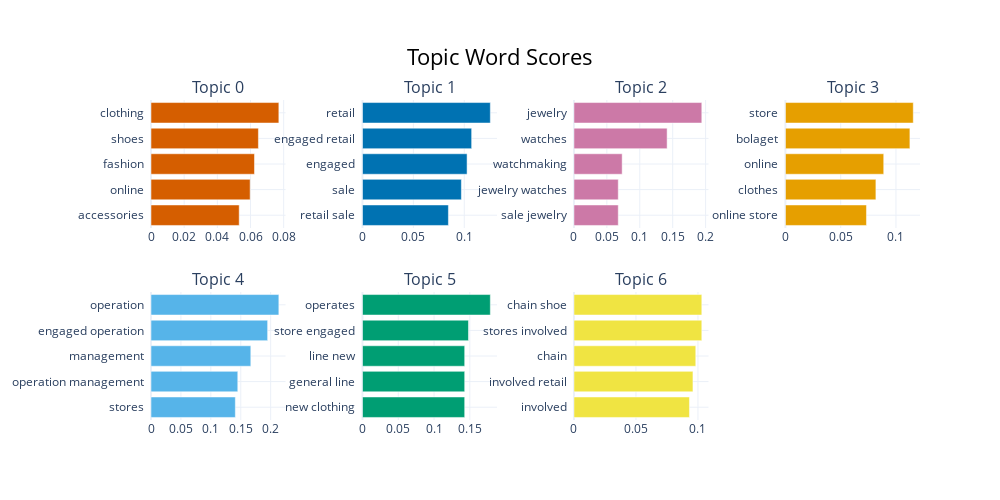

Write notebook code for a chart like this one.
### Code cell
topic_model.visualize_barchart(top_n_topics=10)

### Figure 1 — Plotly figure (JSON) as saved in the notebook; plotly's stock layout.template omitted (floating-point values rounded to 4 significant figures)
{"data": [{"marker": {"color": "#D55E00"}, "orientation": "h", "type": "bar", "x": [0.05318, 0.05978, 0.06239, 0.06476, 0.07708], "xaxis": "x", "y": ["accessories  ", "online  ", "fashion  ", "shoes  ", "clothing  "], "yaxis": "y"}, {"marker": {"color": "#0072B2"}, "orientation": "h", "type": "bar", "x": [0.08442, 0.09717, 0.1028, 0.1073, 0.1256], "xaxis": "x2", "y": ["retail sale  ", "sale  ", "engaged  ", "engaged retail  ", "retail  "], "yaxis": "y2"}, {"marker": {"color": "#CC79A7"}, "orientation": "h", "type": "bar", "x": [0.06731, 0.06731, 0.07322, 0.1415, 0.1942], "xaxis": "x3", "y": ["sale jewelry  ", "jewelry watches  ", "watchmaking  ", "watches  ", "jewelry  "], "yaxis": "y3"}, {"marker": {"color": "#E69F00"}, "orientation": "h", "type": "bar", "x": [0.07331, 0.08184, 0.08892, 0.1126, 0.1157], "xaxis": "x4", "y": ["online store  ", "clothes  ", "online  ", "bolaget  ", "store  "], "yaxis": "y4"}, {"marker": {"color": "#56B4E9"}, "orientation": "h", "type": "bar", "x": [0.1409, 0.145, 0.1668, 0.1949, 0.2136], "xaxis": "x5", "y": ["stores  ", "operation management  ", "management  ", "engaged operation  ", "operation  "], "yaxis": "y5"}, {"marker": {"color": "#009E73"}, "orientation": "h", "type": "bar", "x": [0.1428, 0.1428, 0.1428, 0.1481, 0.1787], "xaxis": "x6", "y": ["new clothing  ", "general line  ", "line new  ", "store engaged  ", "operates  "], "yaxis": "y6"}, {"marker": {"color": "#F0E442"}, "orientation": "h", "type": "bar", "x": [0.09312, 0.09594, 0.09821, 0.1031, 0.1031], "xaxis": "x7", "y": ["involved  ", "involved retail  ", "chain  ", "stores involved  ", "chain shoe  "], "yaxis": "y7"}], "layout": {"annotations": [{"font": {"size": 16}, "showarrow": false, "text": "Topic 0", "x": 0.0875, "xanchor": "center", "xref": "paper", "y": 1, "yanchor": "bottom", "yref": "paper"}, {"font": {"size": 16}, "showarrow": false, "text": "Topic 1", "x": 0.3625, "xanchor": "center", "xref": "paper", "y": 1, "yanchor": "bottom", "yref": "paper"}, {"font": {"size": 16}, "showarrow": false, "text": "Topic 2", "x": 0.6375, "xanchor": "center", "xref": "paper", "y": 1, "yanchor": "bottom", "yref": "paper"}, {"font": {"size": 16}, "showarrow": false, "text": "Topic 3", "x": 0.9125, "xanchor": "center", "xref": "paper", "y": 1, "yanchor": "bottom", "yref": "paper"}, {"font": {"size": 16}, "showarrow": false, "text": "Topic 4", "x": 0.0875, "xanchor": "center", "xref": "paper", "y": 0.4, "yanchor": "bottom", "yref": "paper"}, {"font": {"size": 16}, "showarrow": false, "text": "Topic 5", "x": 0.3625, "xanchor": "center", "xref": "paper", "y": 0.4, "yanchor": "bottom", "yref": "paper"}, {"font": {"size": 16}, "showarrow": false, "text": "Topic 6", "x": 0.6375, "xanchor": "center", "xref": "paper", "y": 0.4, "yanchor": "bottom", "yref": "paper"}], "height": 500, "hoverlabel": {"bgcolor": "white", "font": {"family": "Rockwell", "size": 16}}, "showlegend": false, "title": {"font": {"color": "Black", "size": 22}, "text": "Topic Word Scores", "x": 0.5, "xanchor": "center", "yanchor": "top"}, "width": 1000, "xaxis": {"anchor": "y", "domain": [0, 0.175], "showgrid": true}, "xaxis2": {"anchor": "y2", "domain": [0.275, 0.45], "showgrid": true}, "xaxis3": {"anchor": "y3", "domain": [0.55, 0.725], "showgrid": true}, "xaxis4": {"anchor": "y4", "domain": [0.825, 1], "showgrid": true}, "xaxis5": {"anchor": "y5", "domain": [0, 0.175], "showgrid": true}, "xaxis6": {"anchor": "y6", "domain": [0.275, 0.45], "showgrid": true}, "xaxis7": {"anchor": "y7", "domain": [0.55, 0.725], "showgrid": true}, "xaxis8": {"anchor": "y8", "domain": [0.825, 1], "showgrid": true}, "yaxis": {"anchor": "x", "domain": [0.6, 1], "showgrid": true}, "yaxis2": {"anchor": "x2", "domain": [0.6, 1], "showgrid": true}, "yaxis3": {"anchor": "x3", "domain": [0.6, 1], "showgrid": true}, "yaxis4": {"anchor": "x4", "domain": [0.6, 1], "showgrid": true}, "yaxis5": {"anchor": "x5", "domain": [0, 0.4], "showgrid": true}, "yaxis6": {"anchor": "x6", "domain": [0, 0.4], "showgrid": true}, "yaxis7": {"anchor": "x7", "domain": [0, 0.4], "showgrid": true}, "yaxis8": {"anchor": "x8", "domain": [0, 0.4], "showgrid": true}}}
